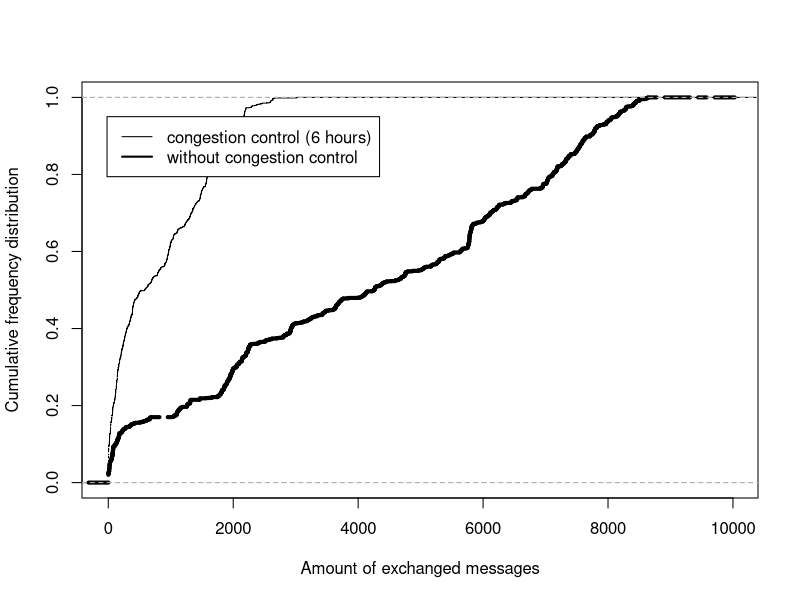
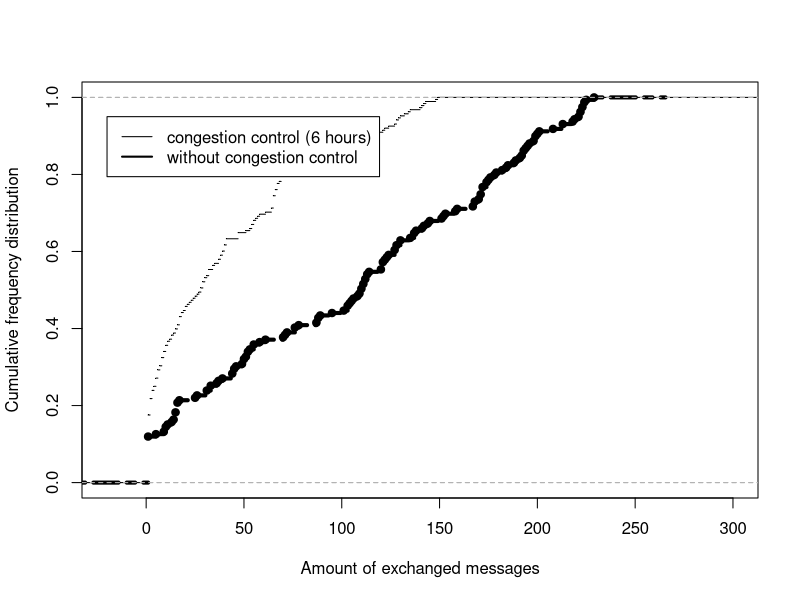

The R script that drew these images, in order:
library(ggplot2) 

dataInfocom6horas 	<- read.table("overheadInfocom10pcent6horas.txt", header=F, fill=T, sep=" ")
dataInfocom			<- read.table("overheadInfocom10pcent.txt", header=F, fill=T, sep=" ")
dataSassy6horas 	<- read.table("overheadSassy10pcent6horas.txt", header=F, fill=T, sep=" ")
dataSassy			<- read.table("overheadSassy10pcent.txt", header=F, fill=T, sep=" ")


#ecdf1 <- ecdf(dataInfocom6horas)
#ecdf2 <- ecdf(dataInfocom)
#ecdf3 <- ecdf(dataSassy6horas)
#ecdf4 <- ecdf(dataSassy$V2)

x1 = cumsum(dataInfocom6horas$V2)
x2 = cumsum(dataInfocom$V2)
x3 = cumsum(dataSassy6horas$V2)
x4 = cumsum(dataSassy$V2)

#plot(breaks, cumfreq0,            # plot the data 
#+   main="Old Faithful Eruptions",  # main title 
#+   xlab="Duration minutes",        # x−axis label 
#+   ylab="Cumulative eruptions")   # y−axis label 

#plot(ecdf3, verticals=TRUE, do.points=FALSE)
#plot(dataInfocom, ecdf2, verticals=TRUE, do.points=FALSE, col='brown',xlab="x",ylab="y")
#plot(dataInfocom6horas, ecdf1, verticals=TRUE, do.points=FALSE, add=TRUE, col='orange')

#legend(0, 8000, legend=c("Line 1", "Line 2"),
#       col=c("red", "blue"), lty=1:2, cex=0.8)

# create a data set containing the range you wish to use

#plot(dataInfocom6horas$V1, x1, type="b", col='brown',xlab="Tempo de simulação (s)",ylab="Overhead de mensangens do watchdog", ylim=c(0,6507838))
#lines(dataInfocom$V1, x2, type="b", col='orange')
#plot(dataSassy6horas$V1, x3, type="b", col='brown',xlab="Tempo de simulação (s)",ylab="Overhead de mensangens do watchdog", ylim=c(0,16517))
#lines(dataSassy$V1, x4, type="b")

png(file="congestionamento1-EN.png")
#par(mfrow=c(2,1))

Fn1 = ecdf(dataInfocom6horas$V2)
Fn2 = ecdf(dataInfocom$V2)
Fn3 = ecdf(dataSassy6horas$V2)
Fn4 = ecdf(dataSassy$V2)
plot(Fn1,xlab="Amount of exchanged messages", ylab="Cumulative frequency distribution",pch=46,xlim=c(-20,10000),main=NULL) 
#plot(Fn3,xlab="Número de mensagens trocadas", ylab="Frequência relativa acumulada",pch=46,xlim=c(-20,300)) 
#lines(Fn1,lwd=2,cex = 1.5)
lines(Fn2,lty = 6, lwd = 4)
#lines(Fn3)
#lines(Fn4)
legend(-20, 0.95, legend=c("congestion control (6 hours)", "without congestion control"), lwd=1:3)
dev.off()

png(file="congestionamento2-EN.png")

plot(Fn3,xlab="Amount of exchanged messages", ylab="Cumulative frequency distribution",pch=46,xlim=c(-20,300),main=NULL) 
lines(Fn4,lty = 6, lwd = 4)
legend(-20, 0.95, legend=c("congestion control (6 hours)", "without congestion control"), lwd=1:3)

#dev.copy(png,'congestionamento.png')
dev.off()

#x <- c(dataInfocom6horas$V2, dataInfocom$V2)
#g <- c(rep("com controle de congestionamento", length(dataInfocom6horas$V2)), rep("sem controle de congestionamento", length(dataInfocom$V2)))
#ecdf(x, group = g)
